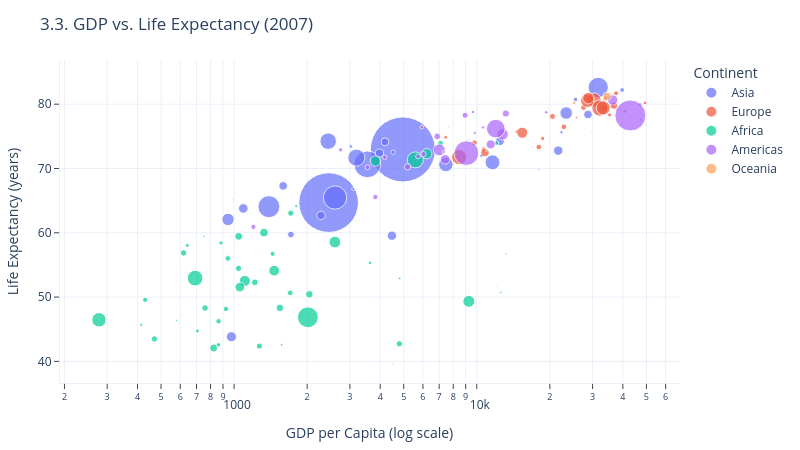

The cell this chart's notebook holds for it:
### Markdown cell above
## 3.3. Improving Readability
We’ll refine bubble size, titles, axis labels, number formats, and legend position.

### Code cell
fig = px.scatter(
    gap.query("year == 2007"),
    x="gdpPercap", y="lifeExp",
    color="continent", size="pop",
    hover_name="country",
    # format the numerical fields nicely
    hover_data={"gdpPercap": ":,.0f", "pop": ":,d"},
    size_max=46, log_x=True,
    title="3.3. GDP vs. Life Expectancy (2007)"
)
fig.update_layout(
    xaxis_title="GDP per Capita (log scale)",
    yaxis_title="Life Expectancy (years)",
    legend_title_text="Continent",
    margin=dict(l=60, r=40, t=60, b=50)
)
fig.update_xaxes(ticks="outside", showline=True, linewidth=1)
fig.update_yaxes(ticks="outside", showline=True, linewidth=1)
fig.show()

### Figure 1 — Plotly figure (JSON) as saved in the notebook; plotly's stock layout.template omitted (floating-point values rounded to 4 significant figures)
{"data": [{"customdata": [[31889923], [708573], [150448339], [14131858], [1318683096], [6980412], [1110396331], [223547000], [69453570], [27499638], [6426679], [127467972], [6053193], [23301725], [49044790], [2505559], [3921278], [24821286], [2874127], [47761980], [28901790], [3204897], [169270617], [91077287], [27601038], [4553009], [20378239], [19314747], [23174294], [65068149], [85262356], [4018332], [22211743]], "hovertemplate": "<b>%{hovertext}</b><br><br>continent=Asia<br>gdpPercap=%{x:,.0f}<br>lifeExp=%{y}<br>pop=%{customdata[0]:,d}<extra></extra>", "hovertext": ["Afghanistan", "Bahrain", "Bangladesh", "Cambodia", "China", "Hong Kong, China", "India", "Indonesia", "Iran", "Iraq", "Israel", "Japan", "Jordan", "Korea, Dem. Rep.", "Korea, Rep.", "Kuwait", "Lebanon", "Malaysia", "Mongolia", "Myanmar", "Nepal", "Oman", "Pakistan", "Philippines", "Saudi Arabia", "Singapore", "Sri Lanka", "Syria", "Taiwan", "Thailand", "Vietnam", "West Bank and Gaza", "Yemen, Rep."], "legendgroup": "Asia", "marker": {"color": "#636efa", "size": [31889923, 708573, 150448339, 14131858, 1318683096, 6980412, 1110396331, 223547000, 69453570, 27499638, 6426679, 127467972, 6053193, 23301725, 49044790, 2505559, 3921278, 24821286, 2874127, 47761980, 28901790, 3204897, 169270617, 91077287, 27601038, 4553009, 20378239, 19314747, 23174294, 65068149, 85262356, 4018332, 22211743], "sizemode": "area", "sizeref": 623200.0, "symbol": "circle"}, "mode": "markers", "name": "Asia", "orientation": "v", "showlegend": true, "type": "scatter", "x": [974.6, 29800.0, 1391.0, 1714.0, 4959.0, 39720.0, 2452.0, 3541.0, 11610.0, 4471.0, 25520.0, 31660.0, 4519.0, 1593.0, 23350.0, 47310.0, 10460.0, 12450.0, 3096.0, 944.0, 1091.0, 22320.0, 2606.0, 3190.0, 21650.0, 47140.0, 3970.0, 4185.0, 28720.0, 7458.0, 2442.0, 3025.0, 2281.0], "xaxis": "x", "y": [43.83, 75.64, 64.06, 59.72, 72.96, 82.21, 64.7, 70.65, 70.96, 59.55, 80.75, 82.6, 72.53, 67.3, 78.62, 77.59, 71.99, 74.24, 66.8, 62.07, 63.78, 75.64, 65.48, 71.69, 72.78, 79.97, 72.4, 74.14, 78.4, 70.62, 74.25, 73.42, 62.7], "yaxis": "y"}, {"customdata": [[3600523], [8199783], [10392226], [4552198], [7322858], [4493312], [10228744], [5468120], [5238460], [61083916], [82400996], [10706290], [9956108], [301931], [4109086], [58147733], [684736], [16570613], [4627926], [38518241], [10642836], [22276056], [10150265], [5447502], [2009245], [40448191], [9031088], [7554661], [71158647], [60776238]], "hovertemplate": "<b>%{hovertext}</b><br><br>continent=Europe<br>gdpPercap=%{x:,.0f}<br>lifeExp=%{y}<br>pop=%{customdata[0]:,d}<extra></extra>", "hovertext": ["Albania", "Austria", "Belgium", "Bosnia and Herzegovina", "Bulgaria", "Croatia", "Czech Republic", "Denmark", "Finland", "France", "Germany", "Greece", "Hungary", "Iceland", "Ireland", "Italy", "Montenegro", "Netherlands", "Norway", "Poland", "Portugal", "Romania", "Serbia", "Slovak Republic", "Slovenia", "Spain", "Sweden", "Switzerland", "Turkey", "United Kingdom"], "legendgroup": "Europe", "marker": {"color": "#EF553B", "size": [3600523, 8199783, 10392226, 4552198, 7322858, 4493312, 10228744, 5468120, 5238460, 61083916, 82400996, 10706290, 9956108, 301931, 4109086, 58147733, 684736, 16570613, 4627926, 38518241, 10642836, 22276056, 10150265, 5447502, 2009245, 40448191, 9031088, 7554661, 71158647, 60776238], "sizemode": "area", "sizeref": 623200.0, "symbol": "circle"}, "mode": "markers", "name": "Europe", "orientation": "v", "showlegend": true, "type": "scatter", "x": [5937.0, 36130.0, 33690.0, 7446.0, 10680.0, 14620.0, 22830.0, 35280.0, 33210.0, 30470.0, 32170.0, 27540.0, 18010.0, 36180.0, 40680.0, 28570.0, 9254.0, 36800.0, 49360.0, 15390.0, 20510.0, 10810.0, 9787.0, 18680.0, 25770.0, 28820.0, 33860.0, 37510.0, 8458.0, 33200.0], "xaxis": "x", "y": [76.42, 79.83, 79.44, 74.85, 73.0, 75.75, 76.49, 78.33, 79.31, 80.66, 79.41, 79.48, 73.34, 81.76, 78.89, 80.55, 74.54, 79.76, 80.2, 75.56, 78.1, 72.48, 74.0, 74.66, 77.93, 80.94, 80.88, 81.7, 71.78, 79.42], "yaxis": "y"}, {"customdata": [[33333216], [12420476], [8078314], [1639131], [14326203], [8390505], [17696293], [4369038], [10238807], [710960], [64606759], [3800610], [18013409], [496374], [80264543], [551201], [4906585], [76511887], [1454867], [1688359], [22873338], [9947814], [1472041], [35610177], [2012649], [3193942], [6036914], [19167654], [13327079], [12031795], [3270065], [1250882], [33757175], [19951656], [2055080], [12894865], [135031164], [798094], [8860588], [199579], [12267493], [6144562], [9118773], [43997828], [42292929], [1133066], [38139640], [5701579], [10276158], [29170398], [11746035], [12311143]], "hovertemplate": "<b>%{hovertext}</b><br><br>continent=Africa<br>gdpPercap=%{x:,.0f}<br>lifeExp=%{y}<br>pop=%{customdata[0]:,d}<extra></extra>", "hovertext": ["Algeria", "Angola", "Benin", "Botswana", "Burkina Faso", "Burundi", "Cameroon", "Central African Republic", "Chad", "Comoros", "Congo, Dem. Rep.", "Congo, Rep.", "Cote d'Ivoire", "Djibouti", "Egypt", "Equatorial Guinea", "Eritrea", "Ethiopia", "Gabon", "Gambia", "Ghana", "Guinea", "Guinea-Bissau", "Kenya", "Lesotho", "Liberia", "Libya", "Madagascar", "Malawi", "Mali", "Mauritania", "Mauritius", "Morocco", "Mozambique", "Namibia", "Niger", "Nigeria", "Reunion", "Rwanda", "Sao Tome and Principe", "Senegal", "Sierra Leone", "Somalia", "South Africa", "Sudan", "Swaziland", "Tanzania", "Togo", "Tunisia", "Uganda", "Zambia", "Zimbabwe"], "legendgroup": "Africa", "marker": {"color": "#00cc96", "size": [33333216, 12420476, 8078314, 1639131, 14326203, 8390505, 17696293, 4369038, 10238807, 710960, 64606759, 3800610, 18013409, 496374, 80264543, 551201, 4906585, 76511887, 1454867, 1688359, 22873338, 9947814, 1472041, 35610177, 2012649, 3193942, 6036914, 19167654, 13327079, 12031795, 3270065, 1250882, 33757175, 19951656, 2055080, 12894865, 135031164, 798094, 8860588, 199579, 12267493, 6144562, 9118773, 43997828, 42292929, 1133066, 38139640, 5701579, 10276158, 29170398, 11746035, 12311143], "sizemode": "area", "sizeref": 623200.0, "symbol": "circle"}, "mode": "markers", "name": "Africa", "orientation": "v", "showlegend": true, "type": "scatter", "x": [6223.0, 4797.0, 1441.0, 12570.0, 1217.0, 430.1, 2042.0, 706.0, 1704.0, 986.1, 277.6, 3633.0, 1545.0, 2082.0, 5581.0, 12150.0, 641.4, 690.8, 13210.0, 752.7, 1328.0, 942.7, 579.2, 1463.0, 1569.0, 414.5, 12060.0, 1045.0, 759.3, 1043.0, 1803.0, 10960.0, 3820.0, 823.7, 4811.0, 619.7, 2014.0, 7670.0, 863.1, 1598.0, 1712.0, 862.5, 926.1, 9270.0, 2602.0, 4513.0, 1107.0, 883.0, 7093.0, 1056.0, 1271.0, 469.7], "xaxis": "x", "y": [72.3, 42.73, 56.73, 50.73, 52.3, 49.58, 50.43, 44.74, 50.65, 65.15, 46.46, 55.32, 48.33, 54.79, 71.34, 51.58, 58.04, 52.95, 56.73, 59.45, 60.02, 56.01, 46.39, 54.11, 42.59, 45.68, 73.95, 59.44, 48.3, 54.47, 64.16, 72.8, 71.16, 42.08, 52.91, 56.87, 46.86, 76.44, 46.24, 65.53, 63.06, 42.57, 48.16, 49.34, 58.56, 39.61, 52.52, 58.42, 73.92, 51.54, 42.38, 43.49], "yaxis": "y"}, {"customdata": [[40301927], [9119152], [190010647], [33390141], [16284741], [44227550], [4133884], [11416987], [9319622], [13755680], [6939688], [12572928], [8502814], [7483763], [2780132], [108700891], [5675356], [3242173], [6667147], [28674757], [3942491], [1056608], [301139947], [3447496], [26084662]], "hovertemplate": "<b>%{hovertext}</b><br><br>continent=Americas<br>gdpPercap=%{x:,.0f}<br>lifeExp=%{y}<br>pop=%{customdata[0]:,d}<extra></extra>", "hovertext": ["Argentina", "Bolivia", "Brazil", "Canada", "Chile", "Colombia", "Costa Rica", "Cuba", "Dominican Republic", "Ecuador", "El Salvador", "Guatemala", "Haiti", "Honduras", "Jamaica", "Mexico", "Nicaragua", "Panama", "Paraguay", "Peru", "Puerto Rico", "Trinidad and Tobago", "United States", "Uruguay", "Venezuela"], "legendgroup": "Americas", "marker": {"color": "#ab63fa", "size": [40301927, 9119152, 190010647, 33390141, 16284741, 44227550, 4133884, 11416987, 9319622, 13755680, 6939688, 12572928, 8502814, 7483763, 2780132, 108700891, 5675356, 3242173, 6667147, 28674757, 3942491, 1056608, 301139947, 3447496, 26084662], "sizemode": "area", "sizeref": 623200.0, "symbol": "circle"}, "mode": "markers", "name": "Americas", "orientation": "v", "showlegend": true, "type": "scatter", "x": [12780.0, 3822.0, 9066.0, 36320.0, 13170.0, 7007.0, 9645.0, 8948.0, 6025.0, 6873.0, 5728.0, 5186.0, 1202.0, 3548.0, 7321.0, 11980.0, 2749.0, 9809.0, 4173.0, 7409.0, 19330.0, 18010.0, 42950.0, 10610.0, 11420.0], "xaxis": "x", "y": [75.32, 65.55, 72.39, 80.65, 78.55, 72.89, 78.78, 78.27, 72.23, 74.99, 71.88, 70.26, 60.92, 70.2, 72.57, 76.19, 72.9, 75.54, 71.75, 71.42, 78.75, 69.82, 78.24, 76.38, 73.75], "yaxis": "y"}, {"customdata": [[20434176], [4115771]], "hovertemplate": "<b>%{hovertext}</b><br><br>continent=Oceania<br>gdpPercap=%{x:,.0f}<br>lifeExp=%{y}<br>pop=%{customdata[0]:,d}<extra></extra>", "hovertext": ["Australia", "New Zealand"], "legendgroup": "Oceania", "marker": {"color": "#FFA15A", "size": [20434176, 4115771], "sizemode": "area", "sizeref": 623200.0, "symbol": "circle"}, "mode": "markers", "name": "Oceania", "orientation": "v", "showlegend": true, "type": "scatter", "x": [34440.0, 25190.0], "xaxis": "x", "y": [81.23, 80.2], "yaxis": "y"}], "layout": {"height": 450, "legend": {"itemsizing": "constant", "title": {"text": "Continent"}, "tracegroupgap": 0}, "margin": {"b": 50, "l": 60, "r": 40, "t": 60}, "title": {"text": "3.3. GDP vs. Life Expectancy (2007)"}, "width": 800, "xaxis": {"anchor": "y", "domain": [0, 1], "linewidth": 1, "showline": true, "ticks": "outside", "title": {"text": "GDP per Capita (log scale)"}, "type": "log"}, "yaxis": {"anchor": "x", "domain": [0, 1], "linewidth": 1, "showline": true, "ticks": "outside", "title": {"text": "Life Expectancy (years)"}}}}
